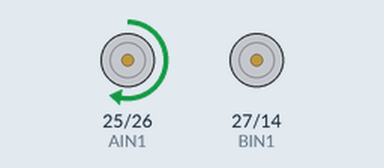
This sketch was run on a simulated ESP32. Shown: motor-driver pin pairs drawn as motors (green arrow = first pin HIGH = forward, orange = second pin HIGH = backward, longer = more drive). What the sketch prints to the serial monitor is not drawn.

Above: at 0.7 s.
At 2.7 s:
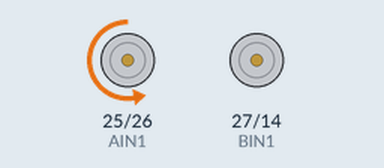
At 4.7 s:
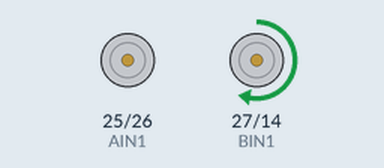
At 6.7 s:
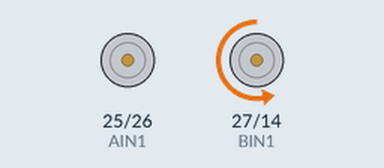
Timing chart, 0 to 10.4 s (numbered marks = the images above):
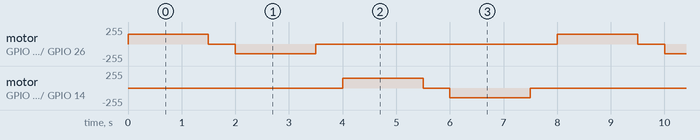

Measured:
- by itself, motor on GPIO 25 (AIN1) / GPIO 26 (AIN2), motor on GPIO 27 (BIN1) / GPIO 14 (BIN2): repeats every 8.0 s: stopped 0.50 s, backward 149/255 1.5 s, stopped 4.5 s, forward 149/255 1.5 s

The sketch:

MotorTest.ino
```cpp
#define AIN1 25
#define AIN2 26
#define BIN1 27
#define BIN2 14

#define PWM_FREQ 1000
#define PWM_RES  8

void setup() {
  Serial.begin(115200);

  ledcAttach(AIN1, PWM_FREQ, PWM_RES);
  ledcAttach(AIN2, PWM_FREQ, PWM_RES);
  ledcAttach(BIN1, PWM_FREQ, PWM_RES);
  ledcAttach(BIN2, PWM_FREQ, PWM_RES);

  Serial.println("Motor test starting...");
}

void loop() {
  Serial.println("Motor A — forward");
  ledcWrite(AIN1, 150); ledcWrite(AIN2, 0);
  delay(1500);

  Serial.println("Motor A — stop");
  ledcWrite(AIN1, 0); ledcWrite(AIN2, 0);
  delay(500);

  Serial.println("Motor A — backward");
  ledcWrite(AIN1, 0); ledcWrite(AIN2, 150);
  delay(1500);

  Serial.println("Motor A — stop");
  ledcWrite(AIN1, 0); ledcWrite(AIN2, 0);
  delay(500);

  Serial.println("Motor B — forward");
  ledcWrite(BIN1, 150); ledcWrite(BIN2, 0);
  delay(1500);

  Serial.println("Motor B — stop");
  ledcWrite(BIN1, 0); ledcWrite(BIN2, 0);
  delay(500);

  Serial.println("Motor B — backward");
  ledcWrite(BIN1, 0); ledcWrite(BIN2, 150);
  delay(1500);

  Serial.println("Motor B — stop");
  ledcWrite(BIN1, 0); ledcWrite(BIN2, 0);
  delay(500);
}
```
